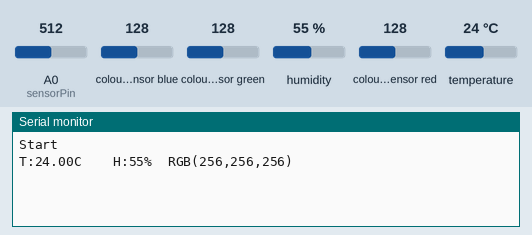
Bench run of a sketch on a simulated Arduino Uno, built with avr-gcc and run on an emulated ATmega328P. Parts: the last lines printed to the serial monitor. The test bench sets the inputs (shaded band); at power-on: colour sensor blue 128, humidity 55 %, colour sensor green 128, temperature 24 °C, colour sensor red 128, A0 (sensorPin) = 512. No radio packets arrive unless stated.

Above: at 1.7 s.
1.8 s: colour sensor blue set to 5
At 3.1 s:
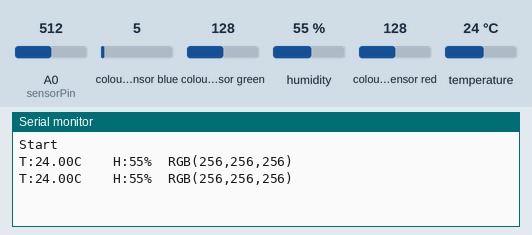
3.3 s: humidity set to 22 %
At 4.7 s:
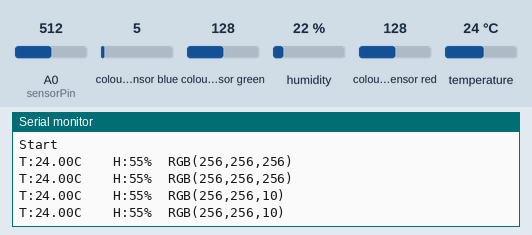
4.8 s: colour sensor green set to 5
At 5.9 s:
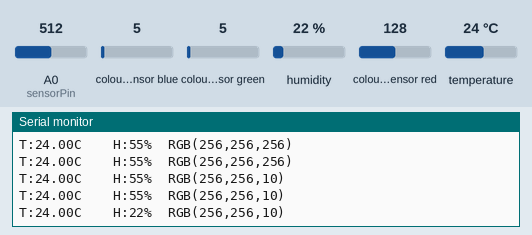
6.3 s: temperature set to 12 °C
At 7.0 s:
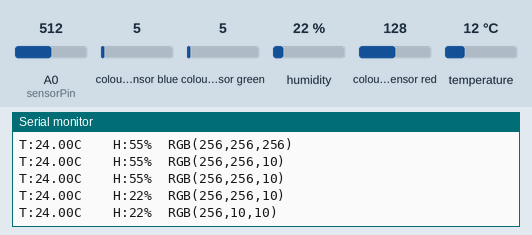
7.8 s: colour sensor red set to 5
At 7.8 s:
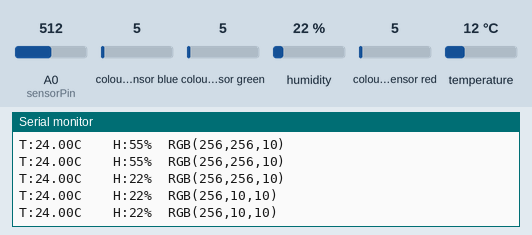
9.3 s: humidity set to 40 %
At 10.7 s:
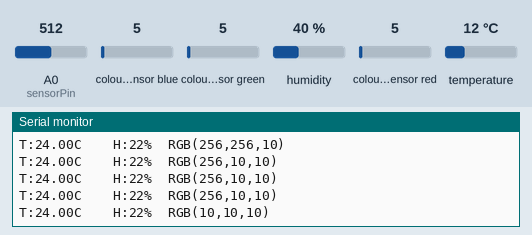
Timing chart, 0 to 11.8 s (numbered marks = the images above; inputs shaded):
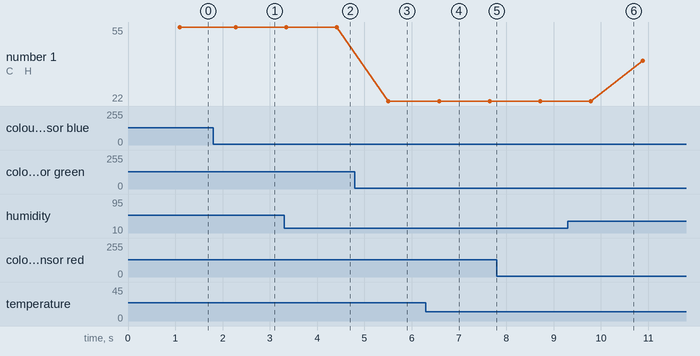

The sketch:

Sensors_Tx_V2.4.ino
```cpp
#include <Wire.h>
#include <math.h>
#include "DHT.h"
#include <VirtualWire.h>
#include "Adafruit_TCS34725.h"

#define Register_ID 0
#define Register_2D 0x2D
#define Register_X0 0x32
#define Register_X1 0x33
#define Register_Y0 0x34
#define Register_Y1 0x35
#define Register_Z0 0x36
#define Register_Z1 0x37

#define CTRL_REG1 0x20
#define CTRL_REG2 0x21
#define CTRL_REG3 0x22
#define CTRL_REG4 0x23

#define addressHMC 0x1E //0011110b, I2C 7bit addressHMC of HMC5883

#define DHTTYPE DHT11
#define DHTPIN 2     // what pin we're connected to


#define BMP085_ADDRESS 0x77  // I2C address of BMP085

//Heartbeat sensor
int sensorPin = 0;
double alpha = 0.75;
const int no_of_samples = 10;
int HIGHbpm[no_of_samples];
int LOWbpm[no_of_samples];
int bpmindex = 0;

int highbeat = 0;
int lowbeat = 0;

//Humidity and Temp sensor
float h = 0;
// Read temperature as Celsius
float t = 0;


int red = 0;
int green = 0;
int blue = 0;

/* Initialise with specific int time and gain values */
Adafruit_TCS34725 tcs = Adafruit_TCS34725(TCS34725_INTEGRATIONTIME_700MS, TCS34725_GAIN_1X);

DHT dht(DHTPIN, DHTTYPE);


unsigned long timer4 = 0;
unsigned long timer5 = 0;
unsigned long timer6 = 0;
unsigned long timer7 = 0;
unsigned long timer8 = 0;

void setup()
{
  Serial.begin(9600);
  Wire.begin();

  delay(100);
  dht.begin();
  delay(100);
  tcs.begin();
  delay(100);

  for(int i=0; i<no_of_samples; i++)
  {
    HIGHbpm[i] = 0;
    LOWbpm[i] = 0;
  }

  //Tx setup
  vw_set_ptt_inverted(true); //
  vw_set_tx_pin(12);
  vw_setup(4000);// speed of data transfer Kbps
  delay(100);
  sendmsg("Hello");

  Serial.println("Start");

  //First Readings
  dht_read();
  readcolor();
}


void loop()
{
  heartbeat();

  if(millis()-timer5>5000)
  {
    dht_read();
    timer5 = millis();
  }
  if(millis()-timer6>1000)
  {
    serial_print_everything();
    timer6 = millis();
  }
  if(millis()-timer8>1000)
  {
    readcolor();
    timer8 = millis();
  }


  if(millis()-timer7>500)
  {
    //Transmision
    senddata();
    timer7 = millis();
  }

  delay(10);
}


void serial_print_everything()
{

  //Serial printing every 1 second


  //Temp and Pressure
  Serial.print("T:");
  Serial.print(t);
  Serial.print("C\t");


  //DHT
  Serial.print("\tH:");
  Serial.print((int)h);
  Serial.print("%");
  //Serial.print("Heat index: ");
  //Serial.print(hi);
  //Serial.println(" *F");


  //RGB
  Serial.print("\tRGB(");
  Serial.print(red);
  Serial.print(",");
  Serial.print(green);
  Serial.print(",");
  Serial.print(blue);
  Serial.print(")");

  Serial.println();


}


void readcolor()
{
  uint16_t r, g, b, c, colorTemp, lux;

  tcs.getRawData(&r, &g, &b, &c);

  lux = tcs.calculateLux(r, g, b);

  red = (int)(r/4);
  green = (int)(g/4);
  blue = (int)(b/4);
  /*
  Serial.print("Lux: "); Serial.print(lux, DEC); Serial.print(" - ");
  Serial.print("R: "); Serial.print(r, DEC); Serial.print(" ");
  Serial.print("G: "); Serial.print(g, DEC); Serial.print(" ");
  Serial.print("B: "); Serial.print(b, DEC); Serial.print(" ");
  Serial.print("C: "); Serial.print(c, DEC); Serial.print(" ");
  Serial.println(" ");
  */
}

void heartbeat()
{
  readheartbeat();
  int hb = 0;
  int lb = 1024;
  for(int i=0; i<no_of_samples; i++)
  {
    // Serial.println(String(HIGHbpm[i]) + "\t" + String(LOWbpm[i]));
    if((HIGHbpm[i]>hb)&&(HIGHbpm[i]!=0))
    {
     hb =  HIGHbpm[i];
    }
    if((LOWbpm[i]<lb)&&(LOWbpm[i]!=0))
    {
     lb =  LOWbpm[i];
    }
  }
  if((lb<1024)&&(hb>0))
  {
    highbeat = hb;
    lowbeat = lb;
  }
}


void readheartbeat()
{
  double change = 0.0;
  double oldValue = 0;
  double oldChange = 0;

  int hbpm = 0;
  int lbpm = 1024;
  int m = 0;
  while (m < 10)
  {
    m++;
    int rawValue = analogRead(sensorPin);
    double dvalue = alpha * oldValue + (1 - alpha) * rawValue;
    unsigned int value = (int)(dvalue);

    //Serial.println(String(dvalue) +"\t" + String(value));

    if (value < lbpm)
    {
      lbpm = value;
    }
    if (value >= hbpm)
    {
      hbpm = value;
    }
    oldValue = value;
    delay(10);
  }
  if (((lbpm < 1024) && (lbpm >= 0)) && ((hbpm < 1024) && (hbpm >= 0)))
  {

    HIGHbpm[bpmindex] = hbpm;
    LOWbpm[bpmindex] = lbpm;
    bpmindex++;

    if (bpmindex >= no_of_samples)
    {
      bpmindex = 0;
    }
  }
}
```

DHT.ino
```cpp
void dht_read()
{

  // Reading temperature or humidity takes about 250 milliseconds!
  // Sensor readings may also be up to 2 seconds 'old' (its a very slow sensor)
  h = dht.readHumidity();
  // Read temperature as Celsius
  t = dht.readTemperature();
  // Read temperature as Fahrenheit
  //float f = dht.readTemperature(true);

  // Check if any reads failed and exit early (to try again).
  if (isnan(h) || isnan(t))
  {
    Serial.println("Failed to read from DHT sensor!");
    return;
  }

  // Compute heat index
  // Must send in temp in Fahrenheit!
  //float hi = dht.computeHeatIndex(f, h);


}
```

Tx.ino
```cpp
//433Mhz Transmission part


void senddata()
{
  String data = "";


  data += "&P:";
  data += (int)highbeat;
  data += ",";
  data += (int)lowbeat;
  data += ",";
  data += String((float)t);
  data += "$---";
  sendmsg(data);
  data = "";


  data += "&C:";
  data += (int)red;
  data += ",";
  data += (int)green;
  data += ",";
  data += (int)blue;
  data += "$-";
  sendmsg(data);
  data = "";


}


void sendmsg(String smsg)
{
  unsigned int len = smsg.length() + 1;
  char msg[len];
  smsg.toCharArray(msg, len);

  //Serial.print("Sending: ");
  //Serial.print(msg);
  vw_send((uint8_t *)msg, strlen(msg));
  //Serial.print("..");
  vw_wait_tx(); // Wait until the whole message is gone
  //Serial.println(".!");
}
```

Measured:
- plotted number 1: 22 → 40 after the input at 9.3 s
